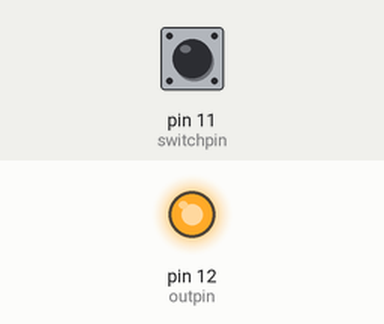
A sketch run on a simulated Arduino Uno, built with avr-gcc and run on an emulated ATmega328P. On the bench: output pins drawn as LEDs (lit = HIGH). The inputs (shaded band) are chosen by the test bench; at power-on: pin 11 (switchpin) LOW. What the sketch prints to the serial monitor is not drawn.

Above: at 2.5 s.
Timing chart, 0 to 6.5 s (numbered marks = the images above):
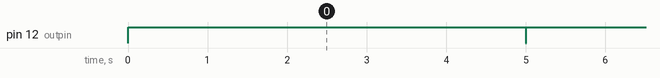

Measured:
- by itself, pin 12 (outpin): alternates HIGH for 5.0 s and LOW for 0.01 s

The sketch:

Relay_to_motor.ino
```cpp
int switchpin = 11;
int outpin = 12;
void setup() {
  // put your setup code here, to run once:
  Serial.begin(9600);
  pinMode(switchpin, INPUT);
  pinMode(outpin, OUTPUT);
}

void loop() {
  // put your main code here, to run repeatedly:
  int buttonState = digitalRead(switchpin);
  Serial.println(buttonState);{
      (buttonState == 1);
    {
    digitalWrite(outpin, HIGH);
    delay(5000);
    digitalWrite(outpin, LOW);
    }
    delay(10);
    }
}
```
